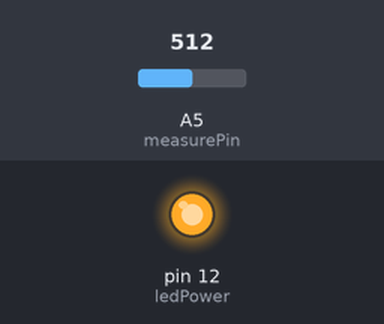
The sketch below on a simulated Arduino Uno, built with avr-gcc and run on an emulated ATmega328P. Parts: output pins drawn as LEDs (lit = HIGH). The test bench sets the inputs (shaded band); at power-on: A5 (measurePin) = 512. What the sketch prints to the serial monitor is not drawn.

Above: at 0.1 s.
Timing chart, 0 to 1.6 s (numbered marks = the images above):
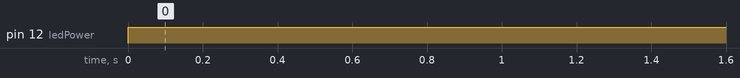

Measured:
- by itself, pin 12 (ledPower): LOW → HIGH at 0.00 s

The sketch:

Dust_Sensor.ino
```cpp
// (licence header left out)
int measurePin = 5;
int ledPower = 12;

int samplingTime = 280;
int deltaTime = 40;
int sleepTime = 9680;

float voMeasured = 0;
float calcVoltage = 0;
float dustDensity = 0;

void setup(){
  Serial.begin(9600);
  pinMode(ledPower,OUTPUT);
}


void loop(){
  digitalWrite(ledPower,LOW); // power on the LED
  delayMicroseconds(samplingTime);

  voMeasured = analogRead(measurePin); // read the dust value

  delayMicroseconds(deltaTime);
  digitalWrite(ledPower,HIGH); // turn the LED off
  delayMicroseconds(sleepTime);

  // 0 - 5.0V mapped to 0 - 1023 integer values
  calcVoltage = voMeasured * (5.0 / 1024);

  // linear eqaution taken from http://www.howmuchsnow.com/arduino/airquality/
  // Chris Nafis (c) 2012
  dustDensity = (0.17 * calcVoltage - 0.1)*1000;

  Serial.print("Raw Signal Value (0-1023): ");
  Serial.print(voMeasured);

  Serial.print(" - Voltage: ");
  Serial.print(calcVoltage);

  Serial.print(" - Dust Density [ug/m3]: ");
  Serial.println(dustDensity);

  delay(1000);
}
```
